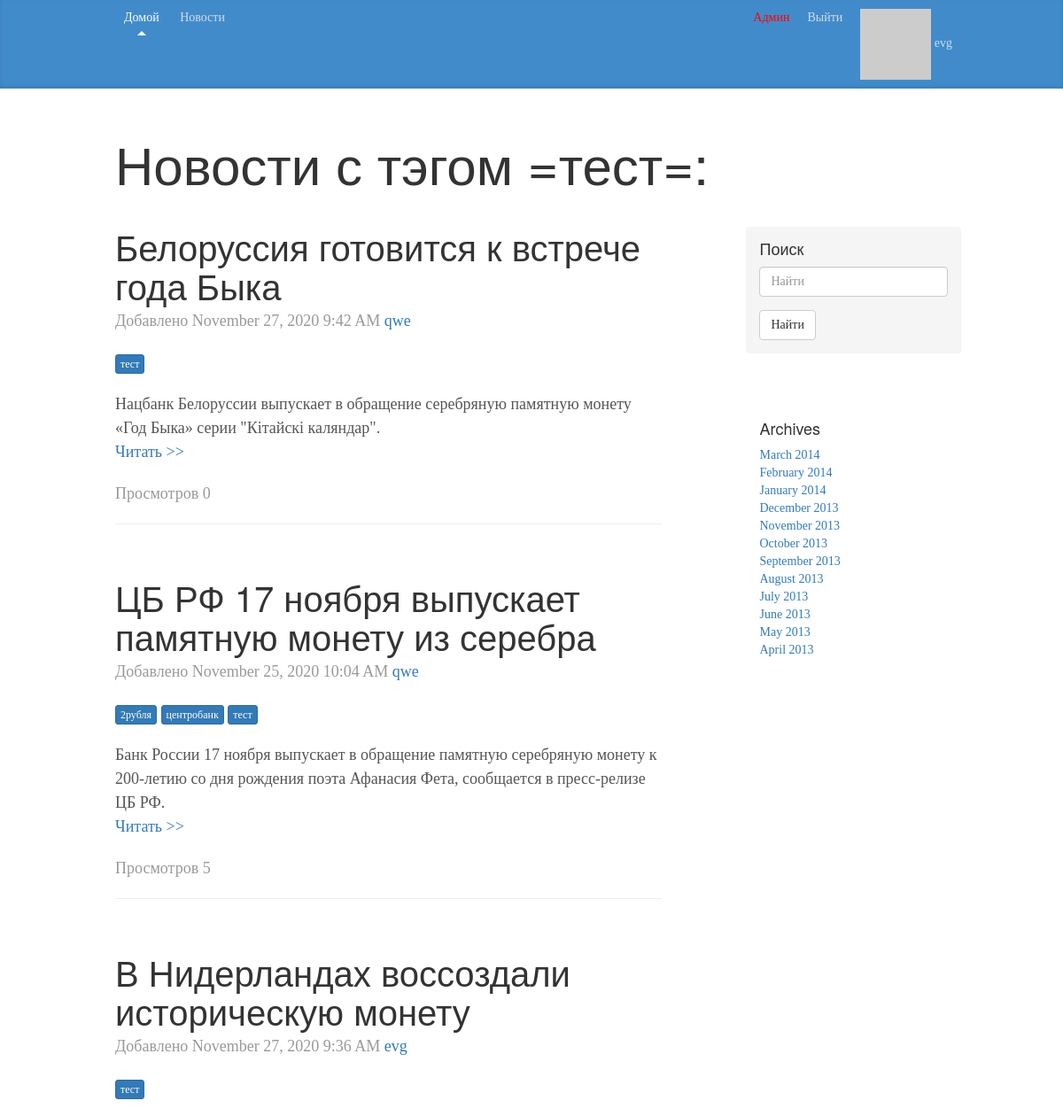
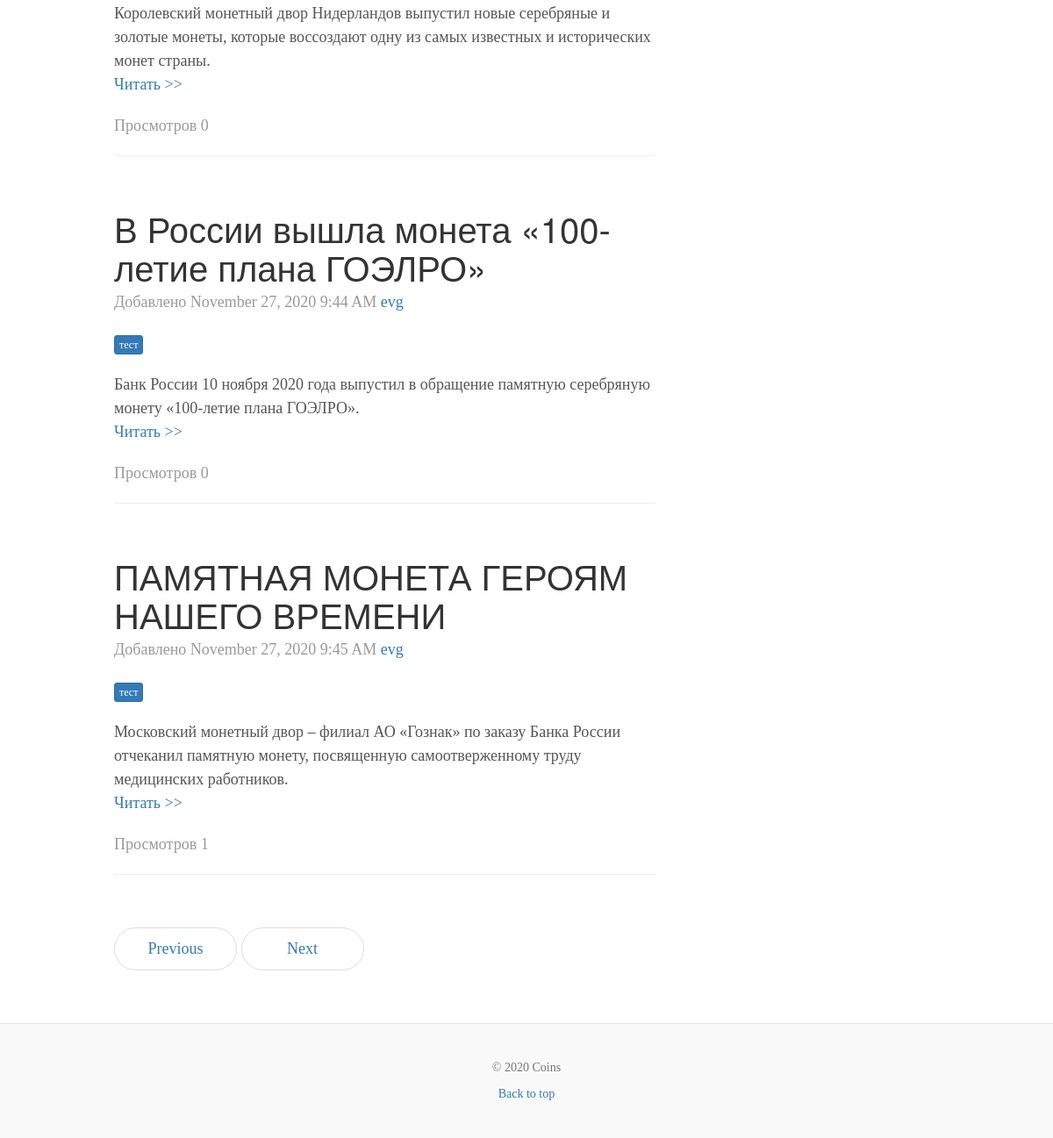
Page /news/tag/test2020-12-01-07-06-24-376691 (signed in) on the committed database (2 pictures, top to bottom).
### app/models.py (models this page shows, shortened)
class User(db.Model, UserMixin):
    __tablename__ = 'user'
    id = db.Column(db.Integer, primary_key=True)
    email = db.Column(db.String(255), unique=True)
    username = db.Column(db.String(255), unique=True, index=True)
    password_hash = db.Column(db.String(255))
    active = db.Column(db.Boolean())
    confirmed_at = db.Column(db.DateTime())
    name = db.Column(db.String(64))
    location = db.Column(db.String(64))
    member_since = db.Column(db.DateTime(), default=datetime.utcnow)
    about_me = db.Column(db.String(140))
    last_seen = db.Column(db.DateTime, default=datetime.utcnow)
    avatar_hash = db.Column(db.String(32))
    roles = db.relationship('Role', secondary='roles_users', backref=db.backref('users', lazy='dynamic'))
    posts = db.relationship('Post', backref='author', lazy='dynamic')
    img = db.relationship('StorageImg', backref='author', lazy='dynamic')
    @property
    def password(self):
        raise AttributeError('password is not a readable attribute')
    def gravatar(self, size=100, default='identicon', rating='g'):
        url = 'https://secure.gravatar.com/avatar'
        hash = self.avatar_hash or self.gravatar_hash()
        return '{url}/{hash}?s={size}&d={default}&r={rating}'.\
                        format(url=url, hash=hash, size=size, default=default, rating=rating)
    def is_administrator(self):
        for r in self.roles:
            if str(r) == 'admin':
                return True
        return False

class Tag(db.Model):
    __tablename__ = 'tag'
    id = db.Column(db.Integer, primary_key=True)
    name = db.Column(db.String(100))
    slug = db.Column(db.String(100), unique=True)

class Post(db.Model):
    __tablename__ = 'post'
    id = db.Column(db.Integer, primary_key=True)
    title = db.Column(db.String(150))
    slug = db.Column(db.String(140), unique=True)
    pre_body = db.Column(db.Text)
    body = db.Column(db.Text)
    created = db.Column(db.DateTime, index=True, default=datetime.utcnow)
    count = db.Column(db.Integer, default=0)
    author_id = db.Column(db.Integer, db.ForeignKey('user.id'))
    tags = db.relationship('Tag', secondary='tags_posts', backref=db.backref('posts', lazy='dynamic'))

### app/posts/controllers.py (the view)
@module.route('/news/tag/<slug>')
def tag_detail(slug):
    tag = Tag.query.filter(Tag.slug == slug).first()
    posts = tag.posts
    return render_template('posts/news_tag.html', posts=posts, tag=tag)

### app/models.py (called while the page is built)
@login_manager.user_loader
def load_user(user_id):
    return User.query.get(int(user_id))

    def __repr__(self):
        return self.name

### app/templates/posts/news_tag.html
{% extends "layout.html" %}
{% block title_post%}Новости с тэгом ={{ tag.name }}=:{% endblock %}
{% block content %}
{% for post in posts%}
<div class="blog-post">
  <h2 class="blog-post-title">{{ post.title }}</h2>
  <p class="blog-post-meta">Добавлено {{ moment(post.created).format('LLL') }}
    <a href="{{ url_for('users.user', username=post.author.username) }}">{{ post.author.username }}</a></p>
  {% if post.tags %}
    <p class="blog-post-meta">
    {% for tag in post.tags %}
    <a class="btn btn-primary btn-xs" href="{{ url_for('posts.tag_detail', slug=tag.slug) }}" role="button">{{ tag.name }}</a>
    {% endfor%}
    </p>
  {% endif %}
  {{ post.pre_body|safe }}
  <p class="blog-post-meta"><a href="{{ url_for('posts.news_detal', slug=post.slug) }}">Читать >></a></p>
  <p class="blog-post-meta">Просмотров {{ post.count }}</p>
  <hr>
</div>
{% endfor %}
<nav>
  <ul class="pager">
    <li><a href="#">Previous</a></li>
    <li><a href="#">Next</a></li>
  </ul>
</nav>
{% endblock %}

### app/templates/layout.html (shortened to what this page needs)
{% extends "bootstrap/base.html" %}
{% import "bootstrap/fixes.html" as fixes %}
{% block head %}
  {{super()}}
{% endblock %}
{% block styles %}
  {{super()}}
  <link href="/static/css/blog.css" rel="stylesheet">
{% endblock %}
{% block body %}
  {% block navbar %}
  <div class="blog-masthead">
    <div class="container">
    <nav class="blog-nav">
            <a class="blog-nav-item active" href="{{ url_for('users.index') }}">Домой</a>
            <a class="blog-nav-item" href="{{ url_for('posts.news') }}">Новости</a>
            {% if current_user.is_authenticated %}
            <a class="blog-nav-item navbar-right" href="{{ url_for('users.user', username=current_user.username) }}">
                  <img src="{{ current_user.gravatar(size=18) }}">
                  {{ current_user.username }}
                </a>
            <a class="blog-nav-item navbar-right" href="{{ url_for('users.logout') }}">Выйти</a>
            {% else %}
            <a class="blog-nav-item navbar-right" href="{{ url_for('users.reg') }}">Регистрация</a>
            <a class="blog-nav-item navbar-right" href="{{ url_for('users.log') }}"><span class="glyphicon glyphicon-log-in"></span>  Войти</a>
            {% endif %}
          {% if current_user.is_authenticated %}
                {% if current_user.is_administrator() %}
              <a class="blog-nav-item navbar-right" style="color: rgb(255, 0, 0)" href="{{ url_for('admin.index') }}">Админ</a>
                {% endif %}
          {% endif %}
    </nav>
  </div>
  </div>
  {% endblock %}
  <div class="container">
    {% import "bootstrap/utils.html" as utils %} {{ utils.flashed_messages(dismissible=True, container=False) }}
    <div class="blog-header">
      <h1 class="blog-title">{% block title_post%}{% endblock %}</h1>
    </div>
    <div class="row">
      <div class="col-sm-8 blog-main">
      {% block content %}{% endblock %}
      </div>
      <div class="col-sm-3 col-sm-offset-1 blog-sidebar">
        <div class="sidebar-module sidebar-module-inset">
          <h4>Поиск</h4>
          <form method='GET' action="{{ url_for('posts.news') }}">
            <div class="form-group">
              <input type="text" class="form-control" placeholder="Найти" name="q" value="{{ request.args.get('q', '') }}">
            </div>
            <button type="submit" class="btn btn-default">Найти</button>
          </form>
        </div>
        <div class="sidebar-module" id="tags">
        </div>
        <div class="sidebar-module">
          <h4>Archives</h4>
          <ol class="list-unstyled">
            <li><a href="#">March 2014</a></li>
            <li><a href="#">February 2014</a></li>
            <li><a href="#">January 2014</a></li>
            <li><a href="#">December 2013</a></li>
            <li><a href="#">November 2013</a></li>
            <li><a href="#">October 2013</a></li>
            <li><a href="#">September 2013</a></li>
            <li><a href="#">August 2013</a></li>
            <li><a href="#">July 2013</a></li>
            <li><a href="#">June 2013</a></li>
            <li><a href="#">May 2013</a></li>
            <li><a href="#">April 2013</a></li>
          </ol>
        </div>
      </div>
    </div>
  </div>
  <footer class="blog-footer">
      <p class="text-muted">&copy; <script type="text/javascript">var mdate = new Date(); document.write(mdate.getFullYear());</script> {{ config.get('APP_NAME')  }} </p>
      <p>
        <a href="#">Back to top</a>
      </p>
  </footer>
{% endblock %}

### app/static/css/blog.css (style rules this page uses)
body { font-family: Georgia, "Times New Roman", Times, serif; color: #555; }
h1, .h1, h2, .h2, h3, .h3, h4, .h4, h5, .h5, h6, .h6 { margin-top: 0; font-family: "Helvetica Neue", Helvetica, Arial, sans-serif; font-weight: normal; color: #333; }
@media (min-width: 1200px) { .container { width: 970px; } }
.blog-masthead { background-color: #428bca; -webkit-box-shadow: inset 0 -2px 5px rgba(0,0,0,.1); box-shadow: inset 0 -2px 5px rgba(0,0,0,.1); }
.blog-nav-item { position: relative; display: inline-block; padding: 10px; font-weight: 500; color: #cdddeb; }
.blog-nav .active { color: #fff; }
.blog-nav .active:after { position: absolute; bottom: 0; left: 50%; width: 0; height: 0; margin-left: -5px; vertical-align: middle; content: " "; border-right: 5px solid transparent; border-bottom: 5px solid; border-left: 5px solid transparent; }
.blog-header { padding-top: 20px; padding-bottom: 20px; }
.blog-title { margin-top: 30px; margin-bottom: 0; font-size: 60px; font-weight: normal; }
.blog-main { font-size: 18px; line-height: 1.5; }
.sidebar-module { padding: 15px; margin: 0 -15px 15px; }
.sidebar-module-inset { padding: 15px; background-color: #f5f5f5; border-radius: 4px; }
.pager { margin-bottom: 60px; text-align: left; }
.pager > li > a { width: 140px; padding: 10px 20px; text-align: center; border-radius: 30px; }
.blog-post { margin-bottom: 60px; }
.blog-post-title { margin-bottom: 5px; font-size: 40px; }
.blog-post-meta { margin-bottom: 20px; color: #999; }
.blog-footer { padding: 40px 0; color: #999; text-align: center; background-color: #f9f9f9; border-top: 1px solid #e5e5e5; }
.blog-footer p:last-child { margin-bottom: 0; }

### rows in the picture
User: username "evg"
Tag: name "тест"
Post: title "Белоруссия готовится к встрече года Быка", created "November 27, 2020 9:42 AM", author.username "qwe", pre_body "Нацбанк Белоруссии выпускает в обращение серебряную памятную монету «Год Быка» серии \"Кітайскі каляндар\".", count "0"
Post: title "ЦБ РФ 17 ноября выпускает памятную монету из серебра", created "November 25, 2020 10:04 AM", author.username "qwe", pre_body "Банк России 17 ноября выпускает в обращение памятную серебряную монету к 200-летию со дня рождения поэта Афанасия Фета, сообщается в пресс-релизе ЦБ РФ.", count "5"
Tag: name "2рубля"
Tag: name "центробанк"
Post: title "В Нидерландах воссоздали историческую монету", created "November 27, 2020 9:36 AM", author.username "evg", pre_body "Королевский монетный двор Нидерландов выпустил новые серебряные и золотые монеты, которые воссоздают одну из самых известных и исторических монет страны.", count "0"
Post: title "В России вышла монета «100-летие плана ГОЭЛРО»", created "November 27, 2020 9:44 AM", author.username "evg", pre_body "Банк России 10 ноября 2020 года выпустил в обращение памятную серебряную монету «100-летие плана ГОЭЛРО».", count "0"
Post: title "ПАМЯТНАЯ МОНЕТА ГЕРОЯМ НАШЕГО ВРЕМЕНИ", created "November 27, 2020 9:45 AM", author.username "evg", pre_body "Московский монетный двор – филиал АО «Гознак» по заказу Банка России отчеканил памятную монету, посвященную самоотверженному труду медицинских работников.", count "1"

### other values in the picture
{{ config.get('APP_NAME') }} "Coins"
